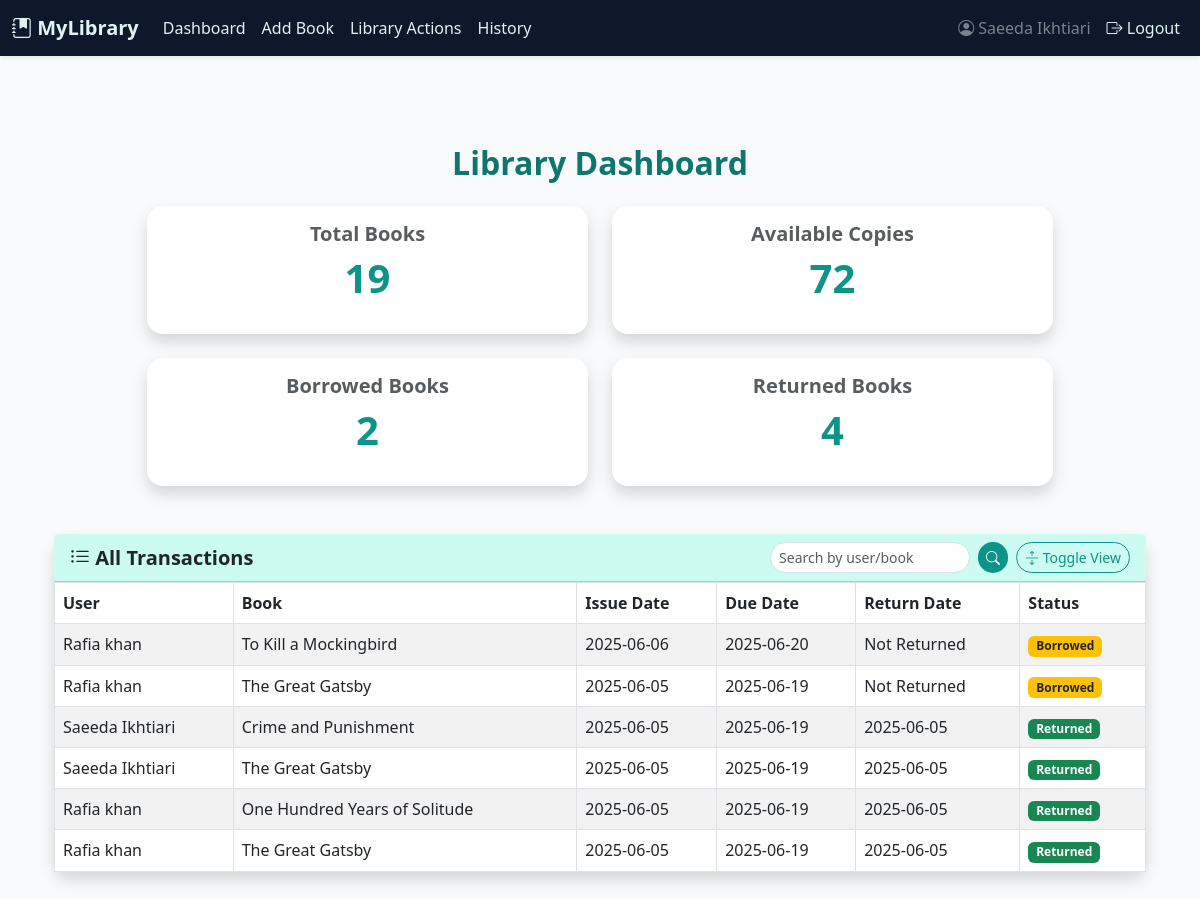
Page /dashboard (signed in) on the earlier database version.
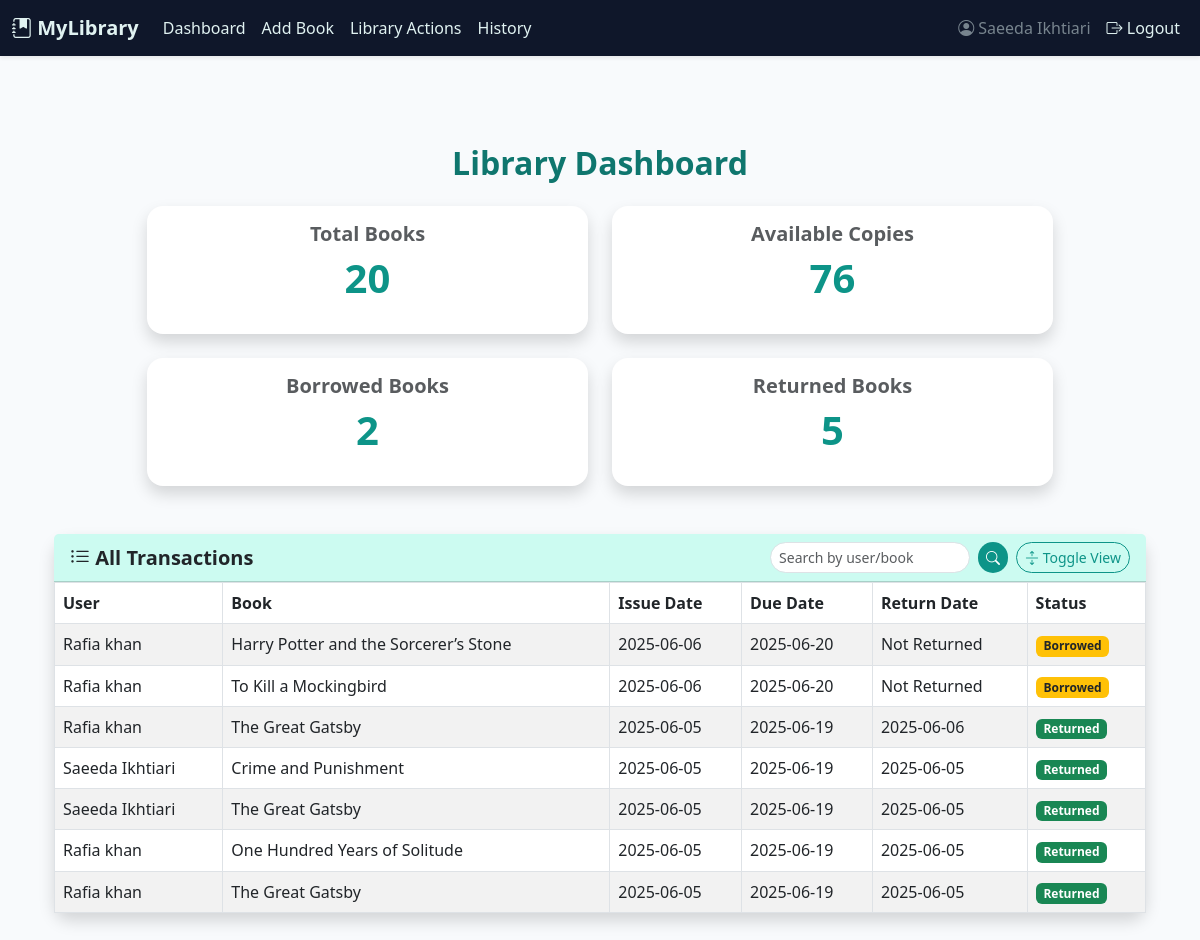
Same page on the later database version.
### tables this page shows
CREATE TABLE Transactions (
    transaction_id INTEGER PRIMARY KEY AUTOINCREMENT,
    user_id INTEGER,
    book_id INTEGER,
    issue_date DATE NOT NULL,
    due_date DATE NOT NULL,
    return_date DATE,
    status TEXT DEFAULT 'borrowed',
    FOREIGN KEY (user_id) REFERENCES Users(user_id),
    FOREIGN KEY (book_id) REFERENCES Books(book_id)
);

CREATE TABLE Users (
    user_id INTEGER PRIMARY KEY AUTOINCREMENT,
    name TEXT NOT NULL,
    email TEXT UNIQUE NOT NULL,
    password TEXT NOT NULL,
    role TEXT DEFAULT 'user'
);

CREATE TABLE Books (
    book_id INTEGER PRIMARY KEY AUTOINCREMENT,
    title TEXT NOT NULL,
    author_name TEXT,
    edition TEXT,
    publisher TEXT,
    language TEXT,
    published_year INTEGER,
    total_copies INTEGER DEFAULT 1,
    available_copies INTEGER DEFAULT 1
);

### routes/book_routes.py (the view)
    def wrapper(*args, **kwargs):
        if 'user_id' not in session:
            return redirect(url_for('auth.auth'))
        return view_func(*args, **kwargs)

### routes/book_routes.py (called while the page is built)
def login_required(view_func):
    def wrapper(*args, **kwargs):
        if 'user_id' not in session:
            return redirect(url_for('auth.auth'))
        return view_func(*args, **kwargs)
    wrapper.__name__ = view_func.__name__
    return wrapper

### templates/dashboard.html (shortened to what the changed rows need)
{% extends 'base.html' %}
{% block content %}
<div class="container my-5">
    <h2 class="text-center mb-4 fw-semibold" style="color: #0f766e;"> Library Dashboard</h2>
    <div class="row justify-content-center g-4">
        <div class="col-md-5">
            <div class="card shadow rounded-4 border-0 bg-white">
                <div class="card-body text-center">
                    <h5 class="card-title text-muted fw-semibold"> Total Books</h5>
                    <p class="display-6 fw-bold text-teal">{{ total_books }}</p>
                </div>
            </div>
        </div>
        <div class="col-md-5">
            <div class="card shadow rounded-4 border-0 bg-white">
                <div class="card-body text-center">
                    <h5 class="card-title text-muted fw-semibold"> Available Copies</h5>
                    <p class="display-6 fw-bold text-teal">{{ available_copies }}</p>
                </div>
            </div>
        </div>
        <div class="col-md-5">
            <div class="card shadow rounded-4 border-0 bg-white">
                <div class="card-body text-center">
                    <h5 class="card-title text-muted fw-semibold"> Returned Books</h5>
                    <p class="display-6 fw-bold text-teal">{{ returned_books }}</p>
                </div>
            </div>
        </div>
    </div>
    <div class="card shadow rounded-4 border-0 mt-5 bg-white">
        <div id="transactionsTable" class="collapse show">
            <div class="table-responsive">
                <table class="table table-bordered table-hover table-striped mb-0">
                    <thead class="bg-teal-light text-dark">
                        <tr>
                            <th>User</th>
                            <th>Book</th>
                            <th>Issue Date</th>
                            <th>Due Date</th>
                            <th>Return Date</th>
                            <th>Status</th>
                        </tr>
                    </thead>
                    <tbody>
                        {% for record in records %}
                        <tr>
                            <td>{{ record.user_name }}</td>
                            <td>{{ record.book_title }}</td>
                            <td>{{ record.issue_date }}</td>
                            <td>{{ record.due_date }}</td>
                            <td>{{ record.return_date or 'Not Returned' }}</td>
                            <td>
                                {% if record.status == 'borrowed' %}
                                    <span class="badge bg-warning text-dark">Borrowed</span>
                                {% elif record.status == 'returned' %}
                                    <span class="badge bg-success">Returned</span>
                                {% else %}
                                    <span class="badge bg-secondary">{{ record.status }}</span>
                                {% endif %}
                            </td>
                        </tr>
                        {% endfor %}
                    </tbody>
                </table>
            </div>
        </div>
    </div>
</div>
{% endblock %}

Differences in the rows shown:
added Transactions: user_name "Rafia khan", book_title "Harry Potter and the Sorcerer’s Stone", issue_date "2025-06-06", due_date "2025-06-20", return_date "Not Returned", status "Borrowed"
changed Transactions (number 3 of 7 on the later page): return_date "Not Returned" → "2025-06-06"; status "Borrowed" → "Returned"
Other differences:
{{ total_books }}: "19" → "20"
{{ available_copies }}: "72" → "76"
{{ returned_books }}: "4" → "5"
